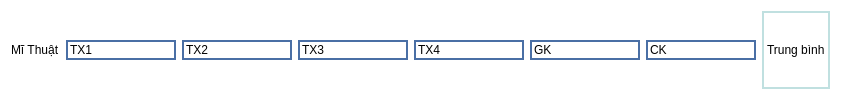
                        <widget class="QWidget" name="widget_21" native="true">
                         <property name="styleSheet">
                          <string notr="true">background-color: rgb(255, 255, 255);</string>
                         </property>
                         <layout class="QHBoxLayout" name="horizontalLayout_12">
                          <item>
                           <widget class="QLabel" name="label_19">
                            <property name="text">
                             <string>Mĩ Thuật</string>
                            </property>
                           </widget>
                          </item>
                          <item>
                           <widget class="QLineEdit" name="lineEdit_71">
                            <property name="styleSheet">
                             <string notr="true">border: 2px solid #4A6FA5;</string>
                            </property>
                            <property name="text">
                             <string>TX1</string>
                            </property>
                           </widget>
                          </item>
                          <item>
                           <widget class="QLineEdit" name="lineEdit_72">
                            <property name="styleSheet">
                             <string notr="true">border: 2px solid #4A6FA5;</string>
                            </property>
                            <property name="text">
                             <string>TX2</string>
                            </property>
                           </widget>
                          </item>
                          <item>
                           <widget class="QLineEdit" name="lineEdit_73">
                            <property name="styleSheet">
                             <string notr="true">border: 2px solid #4A6FA5;</string>
                            </property>
                            <property name="text">
                             <string>TX3</string>
                            </property>
                           </widget>
                          </item>
                          <item>
                           <widget class="QLineEdit" name="lineEdit_74">
                            <property name="styleSheet">
                             <string notr="true">border: 2px solid #4A6FA5;</string>
                            </property>
                            <property name="text">
                             <string>TX4</string>
                            </property>
                           </widget>
                          </item>
                          <item>
                           <widget class="QLineEdit" name="lineEdit_75">
                            <property name="styleSheet">
                             <string notr="true">border: 2px solid #4A6FA5;</string>
                            </property>
                            <property name="text">
                             <string>GK</string>
                            </property>
                           </widget>
                          </item>
                          <item>
                           <widget class="QLineEdit" name="lineEdit_76">
                            <property name="styleSheet">
                             <string notr="true">border: 2px solid #4A6FA5;</string>
                            </property>
                            <property name="text">
                             <string>CK</string>
                            </property>
                           </widget>
                          </item>
                          <item>
                           <widget class="QLabel" name="label_58">
                            <property name="styleSheet">
                             <string notr="true">border: 2px solid #C0E0E0;</string>
                            </property>
                            <property name="text">
                             <string>Trung bình</string>
                            </property>
                           </widget>
                          </item>
                         </layout>
                        </widget>
